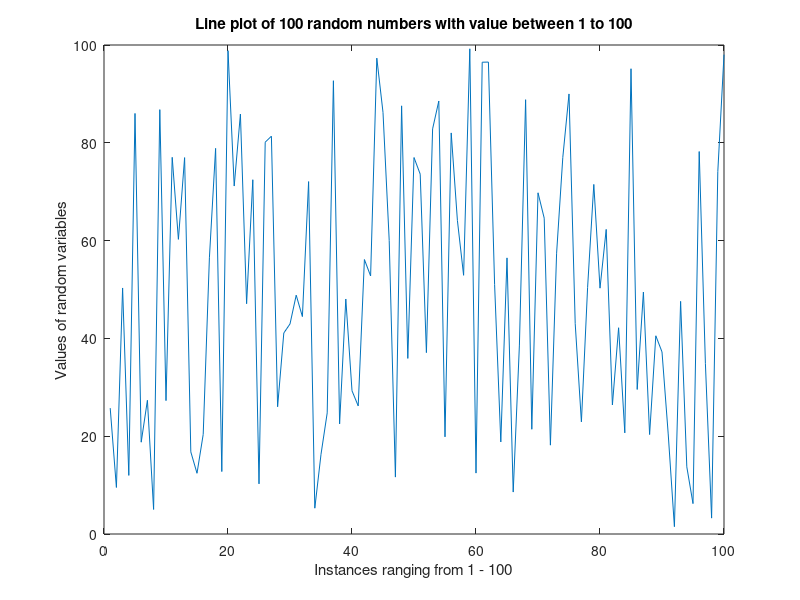

Here is the MATLAB script that generated this plot:
a = 1;
b = 100;
r = (b-a).*rand(1, 100) + a;
array = 1:1:100;
f = fopen('myfile.bin', 'w');
fwrite(f, r, 'float');
fclose(f);
plot(array,r)
xlabel('Instances ranging from 1 - 100')
ylabel('Values of random variables')
title('Line plot of 100 random numbers with value between 1 to 100')